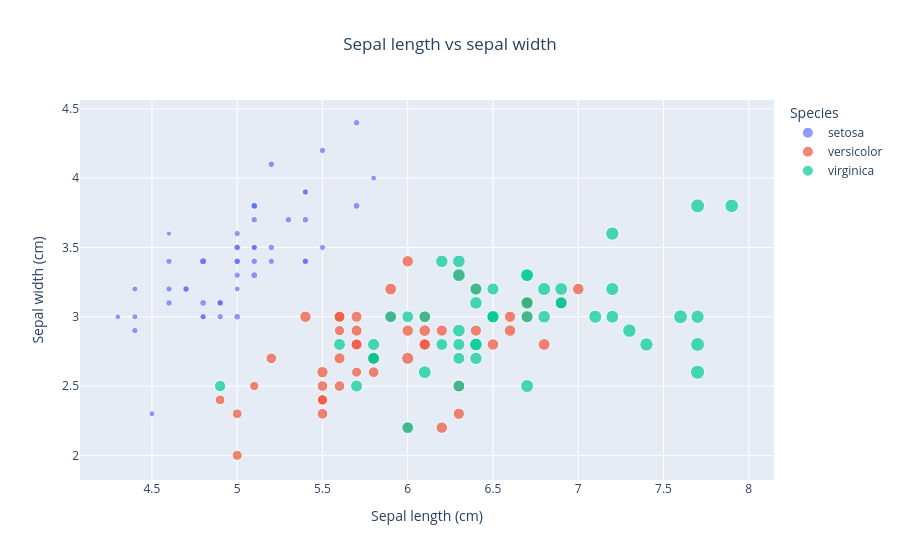

Notebook cell for this chart:
### Code cell
fig = px.scatter(
    df_iris,
    x="sepal_length",
    y="sepal_width",
    color="species",
    size="petal_length",
    size_max=10,
    title="Sepal length vs sepal width",
    hover_name="species"
    hover_data=["petal_width"],
)

fig.update_layout(autosize=True, width=900)
fig.update_layout(
    title=dict(x=0.5, xanchor="center"),
    xaxis_title="Sepal length (cm)",
    yaxis_title="Sepal width (cm)",
    legend_title="Species",
)
fig.show()

### Figure 1 — Plotly figure (JSON) as saved in the notebook; plotly's stock layout.template omitted (floating-point values rounded to 4 significant figures)
{"data": [{"customdata": [[0.2], [0.2], [0.2], [0.2], [0.2], [0.4], [0.3], [0.2], [0.2], [0.1], [0.2], [0.2], [0.1], [0.1], [0.2], [0.4], [0.4], [0.3], [0.3], [0.3], [0.2], [0.4], [0.2], [0.5], [0.2], [0.2], [0.4], [0.2], [0.2], [0.2], [0.2], [0.4], [0.1], [0.2], [0.1], [0.2], [0.2], [0.1], [0.2], [0.2], [0.3], [0.3], [0.2], [0.6], [0.4], [0.3], [0.2], [0.2], [0.2], [0.2]], "hovertemplate": "<b>%{hovertext}</b><br><br>species=setosa<br>sepal_length=%{x}<br>sepal_width=%{y}<br>petal_length=%{marker.size}<br>petal_width=%{customdata[0]}<extra></extra>", "hovertext": ["setosa", "setosa", "setosa", "setosa", "setosa", "setosa", "setosa", "setosa", "setosa", "setosa", "setosa", "setosa", "setosa", "setosa", "setosa", "setosa", "setosa", "setosa", "setosa", "setosa", "setosa", "setosa", "setosa", "setosa", "setosa", "setosa", "setosa", "setosa", "setosa", "setosa", "setosa", "setosa", "setosa", "setosa", "setosa", "setosa", "setosa", "setosa", "setosa", "setosa", "setosa", "setosa", "setosa", "setosa", "setosa", "setosa", "setosa", "setosa", "setosa", "setosa"], "legendgroup": "setosa", "marker": {"color": "#636efa", "size": [1.4, 1.4, 1.3, 1.5, 1.4, 1.7, 1.4, 1.5, 1.4, 1.5, 1.5, 1.6, 1.4, 1.1, 1.2, 1.5, 1.3, 1.4, 1.7, 1.5, 1.7, 1.5, 1.0, 1.7, 1.9, 1.6, 1.6, 1.5, 1.4, 1.6, 1.6, 1.5, 1.5, 1.4, 1.5, 1.2, 1.3, 1.5, 1.3, 1.5, 1.3, 1.3, 1.3, 1.6, 1.9, 1.4, 1.6, 1.4, 1.5, 1.4], "sizemode": "area", "sizeref": 0.069, "symbol": "circle"}, "mode": "markers", "name": "setosa", "orientation": "v", "showlegend": true, "type": "scatter", "x": [5.1, 4.9, 4.7, 4.6, 5.0, 5.4, 4.6, 5.0, 4.4, 4.9, 5.4, 4.8, 4.8, 4.3, 5.8, 5.7, 5.4, 5.1, 5.7, 5.1, 5.4, 5.1, 4.6, 5.1, 4.8, 5.0, 5.0, 5.2, 5.2, 4.7, 4.8, 5.4, 5.2, 5.5, 4.9, 5.0, 5.5, 4.9, 4.4, 5.1, 5.0, 4.5, 4.4, 5.0, 5.1, 4.8, 5.1, 4.6, 5.3, 5.0], "xaxis": "x", "y": [3.5, 3.0, 3.2, 3.1, 3.6, 3.9, 3.4, 3.4, 2.9, 3.1, 3.7, 3.4, 3.0, 3.0, 4.0, 4.4, 3.9, 3.5, 3.8, 3.8, 3.4, 3.7, 3.6, 3.3, 3.4, 3.0, 3.4, 3.5, 3.4, 3.2, 3.1, 3.4, 4.1, 4.2, 3.1, 3.2, 3.5, 3.1, 3.0, 3.4, 3.5, 2.3, 3.2, 3.5, 3.8, 3.0, 3.8, 3.2, 3.7, 3.3], "yaxis": "y"}, {"customdata": [[1.4], [1.5], [1.5], [1.3], [1.5], [1.3], [1.6], [1.0], [1.3], [1.4], [1.0], [1.5], [1.0], [1.4], [1.3], [1.4], [1.5], [1.0], [1.5], [1.1], [1.8], [1.3], [1.5], [1.2], [1.3], [1.4], [1.4], [1.7], [1.5], [1.0], [1.1], [1.0], [1.2], [1.6], [1.5], [1.6], [1.5], [1.3], [1.3], [1.3], [1.2], [1.4], [1.2], [1.0], [1.3], [1.2], [1.3], [1.3], [1.1], [1.3]], "hovertemplate": "<b>%{hovertext}</b><br><br>species=versicolor<br>sepal_length=%{x}<br>sepal_width=%{y}<br>petal_length=%{marker.size}<br>petal_width=%{customdata[0]}<extra></extra>", "hovertext": ["versicolor", "versicolor", "versicolor", "versicolor", "versicolor", "versicolor", "versicolor", "versicolor", "versicolor", "versicolor", "versicolor", "versicolor", "versicolor", "versicolor", "versicolor", "versicolor", "versicolor", "versicolor", "versicolor", "versicolor", "versicolor", "versicolor", "versicolor", "versicolor", "versicolor", "versicolor", "versicolor", "versicolor", "versicolor", "versicolor", "versicolor", "versicolor", "versicolor", "versicolor", "versicolor", "versicolor", "versicolor", "versicolor", "versicolor", "versicolor", "versicolor", "versicolor", "versicolor", "versicolor", "versicolor", "versicolor", "versicolor", "versicolor", "versicolor", "versicolor"], "legendgroup": "versicolor", "marker": {"color": "#EF553B", "size": [4.7, 4.5, 4.9, 4.0, 4.6, 4.5, 4.7, 3.3, 4.6, 3.9, 3.5, 4.2, 4.0, 4.7, 3.6, 4.4, 4.5, 4.1, 4.5, 3.9, 4.8, 4.0, 4.9, 4.7, 4.3, 4.4, 4.8, 5.0, 4.5, 3.5, 3.8, 3.7, 3.9, 5.1, 4.5, 4.5, 4.7, 4.4, 4.1, 4.0, 4.4, 4.6, 4.0, 3.3, 4.2, 4.2, 4.2, 4.3, 3.0, 4.1], "sizemode": "area", "sizeref": 0.069, "symbol": "circle"}, "mode": "markers", "name": "versicolor", "orientation": "v", "showlegend": true, "type": "scatter", "x": [7.0, 6.4, 6.9, 5.5, 6.5, 5.7, 6.3, 4.9, 6.6, 5.2, 5.0, 5.9, 6.0, 6.1, 5.6, 6.7, 5.6, 5.8, 6.2, 5.6, 5.9, 6.1, 6.3, 6.1, 6.4, 6.6, 6.8, 6.7, 6.0, 5.7, 5.5, 5.5, 5.8, 6.0, 5.4, 6.0, 6.7, 6.3, 5.6, 5.5, 5.5, 6.1, 5.8, 5.0, 5.6, 5.7, 5.7, 6.2, 5.1, 5.7], "xaxis": "x", "y": [3.2, 3.2, 3.1, 2.3, 2.8, 2.8, 3.3, 2.4, 2.9, 2.7, 2.0, 3.0, 2.2, 2.9, 2.9, 3.1, 3.0, 2.7, 2.2, 2.5, 3.2, 2.8, 2.5, 2.8, 2.9, 3.0, 2.8, 3.0, 2.9, 2.6, 2.4, 2.4, 2.7, 2.7, 3.0, 3.4, 3.1, 2.3, 3.0, 2.5, 2.6, 3.0, 2.6, 2.3, 2.7, 3.0, 2.9, 2.9, 2.5, 2.8], "yaxis": "y"}, {"customdata": [[2.5], [1.9], [2.1], [1.8], [2.2], [2.1], [1.7], [1.8], [1.8], [2.5], [2.0], [1.9], [2.1], [2.0], [2.4], [2.3], [1.8], [2.2], [2.3], [1.5], [2.3], [2.0], [2.0], [1.8], [2.1], [1.8], [1.8], [1.8], [2.1], [1.6], [1.9], [2.0], [2.2], [1.5], [1.4], [2.3], [2.4], [1.8], [1.8], [2.1], [2.4], [2.3], [1.9], [2.3], [2.5], [2.3], [1.9], [2.0], [2.3], [1.8]], "hovertemplate": "<b>%{hovertext}</b><br><br>species=virginica<br>sepal_length=%{x}<br>sepal_width=%{y}<br>petal_length=%{marker.size}<br>petal_width=%{customdata[0]}<extra></extra>", "hovertext": ["virginica", "virginica", "virginica", "virginica", "virginica", "virginica", "virginica", "virginica", "virginica", "virginica", "virginica", "virginica", "virginica", "virginica", "virginica", "virginica", "virginica", "virginica", "virginica", "virginica", "virginica", "virginica", "virginica", "virginica", "virginica", "virginica", "virginica", "virginica", "virginica", "virginica", "virginica", "virginica", "virginica", "virginica", "virginica", "virginica", "virginica", "virginica", "virginica", "virginica", "virginica", "virginica", "virginica", "virginica", "virginica", "virginica", "virginica", "virginica", "virginica", "virginica"], "legendgroup": "virginica", "marker": {"color": "#00cc96", "size": [6.0, 5.1, 5.9, 5.6, 5.8, 6.6, 4.5, 6.3, 5.8, 6.1, 5.1, 5.3, 5.5, 5.0, 5.1, 5.3, 5.5, 6.7, 6.9, 5.0, 5.7, 4.9, 6.7, 4.9, 5.7, 6.0, 4.8, 4.9, 5.6, 5.8, 6.1, 6.4, 5.6, 5.1, 5.6, 6.1, 5.6, 5.5, 4.8, 5.4, 5.6, 5.1, 5.1, 5.9, 5.7, 5.2, 5.0, 5.2, 5.4, 5.1], "sizemode": "area", "sizeref": 0.069, "symbol": "circle"}, "mode": "markers", "name": "virginica", "orientation": "v", "showlegend": true, "type": "scatter", "x": [6.3, 5.8, 7.1, 6.3, 6.5, 7.6, 4.9, 7.3, 6.7, 7.2, 6.5, 6.4, 6.8, 5.7, 5.8, 6.4, 6.5, 7.7, 7.7, 6.0, 6.9, 5.6, 7.7, 6.3, 6.7, 7.2, 6.2, 6.1, 6.4, 7.2, 7.4, 7.9, 6.4, 6.3, 6.1, 7.7, 6.3, 6.4, 6.0, 6.9, 6.7, 6.9, 5.8, 6.8, 6.7, 6.7, 6.3, 6.5, 6.2, 5.9], "xaxis": "x", "y": [3.3, 2.7, 3.0, 2.9, 3.0, 3.0, 2.5, 2.9, 2.5, 3.6, 3.2, 2.7, 3.0, 2.5, 2.8, 3.2, 3.0, 3.8, 2.6, 2.2, 3.2, 2.8, 2.8, 2.7, 3.3, 3.2, 2.8, 3.0, 2.8, 3.0, 2.8, 3.8, 2.8, 2.8, 2.6, 3.0, 3.4, 3.1, 3.0, 3.1, 3.1, 3.1, 2.7, 3.2, 3.3, 3.0, 2.5, 3.0, 3.4, 3.0], "yaxis": "y"}], "layout": {"autosize": true, "legend": {"itemsizing": "constant", "title": {"text": "Species"}, "tracegroupgap": 0}, "title": {"text": "Sepal length vs sepal width", "x": 0.5, "xanchor": "center"}, "width": 900, "xaxis": {"anchor": "y", "domain": [0, 1], "title": {"text": "Sepal length (cm)"}}, "yaxis": {"anchor": "x", "domain": [0, 1], "title": {"text": "Sepal width (cm)"}}}}
